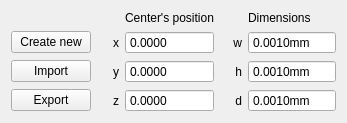
<?xml version="1.0" encoding="UTF-8"?>
<ui version="4.0">
 <class>RegionOfInterestWidget</class>
 <widget class="QWidget" name="RegionOfInterestWidget">
  <property name="geometry">
   <rect>
    <x>0</x>
    <y>0</y>
    <width>347</width>
    <height>118</height>
   </rect>
  </property>
  <property name="windowTitle">
   <string>Form</string>
  </property>
  <layout class="QGridLayout" name="gridLayout">
   <item row="3" column="3">
    <widget class="QLabel" name="label_20">
     <property name="toolTip">
      <string>depth</string>
     </property>
     <property name="text">
      <string>d</string>
     </property>
     <property name="alignment">
      <set>Qt::AlignRight|Qt::AlignTrailing|Qt::AlignVCenter</set>
     </property>
    </widget>
   </item>
   <item row="1" column="0">
    <widget class="QPushButton" name="createROIButton">
     <property name="text">
      <string>Create new</string>
     </property>
    </widget>
   </item>
   <item row="2" column="2">
    <widget class="QDoubleSpinBox" name="ROIy">
     <property name="buttonSymbols">
      <enum>QAbstractSpinBox::NoButtons</enum>
     </property>
     <property name="suffix">
      <string/>
     </property>
     <property name="decimals">
      <number>4</number>
     </property>
     <property name="minimum">
      <double>-1000.000000000000000</double>
     </property>
     <property name="maximum">
      <double>1000.000000000000000</double>
     </property>
    </widget>
   </item>
   <item row="3" column="1">
    <widget class="QLabel" name="label_18">
     <property name="text">
      <string>z</string>
     </property>
     <property name="alignment">
      <set>Qt::AlignRight|Qt::AlignTrailing|Qt::AlignVCenter</set>
     </property>
    </widget>
   </item>
   <item row="2" column="1">
    <widget class="QLabel" name="label_17">
     <property name="text">
      <string>y</string>
     </property>
     <property name="alignment">
      <set>Qt::AlignRight|Qt::AlignTrailing|Qt::AlignVCenter</set>
     </property>
    </widget>
   </item>
   <item row="1" column="4">
    <widget class="QDoubleSpinBox" name="ROIWidth">
     <property name="buttonSymbols">
      <enum>QAbstractSpinBox::NoButtons</enum>
     </property>
     <property name="suffix">
      <string>mm</string>
     </property>
     <property name="decimals">
      <number>4</number>
     </property>
     <property name="minimum">
      <double>0.001000000000000</double>
     </property>
     <property name="maximum">
      <double>1000.000000000000000</double>
     </property>
    </widget>
   </item>
   <item row="1" column="2">
    <widget class="QDoubleSpinBox" name="ROIx">
     <property name="buttonSymbols">
      <enum>QAbstractSpinBox::NoButtons</enum>
     </property>
     <property name="suffix">
      <string/>
     </property>
     <property name="decimals">
      <number>4</number>
     </property>
     <property name="minimum">
      <double>-1000.000000000000000</double>
     </property>
     <property name="maximum">
      <double>1000.000000000000000</double>
     </property>
    </widget>
   </item>
   <item row="1" column="1">
    <widget class="QLabel" name="label_16">
     <property name="text">
      <string>x</string>
     </property>
     <property name="alignment">
      <set>Qt::AlignRight|Qt::AlignTrailing|Qt::AlignVCenter</set>
     </property>
    </widget>
   </item>
   <item row="3" column="0">
    <widget class="QPushButton" name="exportROIButton">
     <property name="text">
      <string>Export</string>
     </property>
    </widget>
   </item>
   <item row="0" column="2">
    <widget class="QLabel" name="label_14">
     <property name="text">
      <string>Center's position</string>
     </property>
    </widget>
   </item>
   <item row="1" column="3">
    <widget class="QLabel" name="label_15">
     <property name="toolTip">
      <string>width</string>
     </property>
     <property name="text">
      <string>w</string>
     </property>
     <property name="alignment">
      <set>Qt::AlignRight|Qt::AlignTrailing|Qt::AlignVCenter</set>
     </property>
    </widget>
   </item>
   <item row="2" column="3">
    <widget class="QLabel" name="label_19">
     <property name="toolTip">
      <string>height</string>
     </property>
     <property name="text">
      <string>h</string>
     </property>
     <property name="alignment">
      <set>Qt::AlignRight|Qt::AlignTrailing|Qt::AlignVCenter</set>
     </property>
    </widget>
   </item>
   <item row="2" column="4">
    <widget class="QDoubleSpinBox" name="ROIHeight">
     <property name="buttonSymbols">
      <enum>QAbstractSpinBox::NoButtons</enum>
     </property>
     <property name="suffix">
      <string>mm</string>
     </property>
     <property name="decimals">
      <number>4</number>
     </property>
     <property name="minimum">
      <double>0.001000000000000</double>
     </property>
     <property name="maximum">
      <double>1000.000000000000000</double>
     </property>
    </widget>
   </item>
   <item row="0" column="4">
    <widget class="QLabel" name="label_13">
     <property name="text">
      <string>Dimensions</string>
     </property>
    </widget>
   </item>
   <item row="3" column="4">
    <widget class="QDoubleSpinBox" name="ROIDepth">
     <property name="buttonSymbols">
      <enum>QAbstractSpinBox::NoButtons</enum>
     </property>
     <property name="suffix">
      <string>mm</string>
     </property>
     <property name="decimals">
      <number>4</number>
     </property>
     <property name="minimum">
      <double>0.001000000000000</double>
     </property>
     <property name="maximum">
      <double>1000.000000000000000</double>
     </property>
    </widget>
   </item>
   <item row="2" column="0">
    <widget class="QPushButton" name="importROIButton">
     <property name="text">
      <string>Import</string>
     </property>
    </widget>
   </item>
   <item row="3" column="2">
    <widget class="QDoubleSpinBox" name="ROIz">
     <property name="buttonSymbols">
      <enum>QAbstractSpinBox::NoButtons</enum>
     </property>
     <property name="suffix">
      <string/>
     </property>
     <property name="decimals">
      <number>4</number>
     </property>
     <property name="minimum">
      <double>-1000.000000000000000</double>
     </property>
     <property name="maximum">
      <double>1000.000000000000000</double>
     </property>
    </widget>
   </item>
  </layout>
 </widget>
 <tabstops>
  <tabstop>createROIButton</tabstop>
  <tabstop>importROIButton</tabstop>
  <tabstop>exportROIButton</tabstop>
  <tabstop>ROIx</tabstop>
  <tabstop>ROIWidth</tabstop>
  <tabstop>ROIy</tabstop>
  <tabstop>ROIHeight</tabstop>
  <tabstop>ROIz</tabstop>
  <tabstop>ROIDepth</tabstop>
 </tabstops>
 <resources/>
 <connections/>
</ui>
